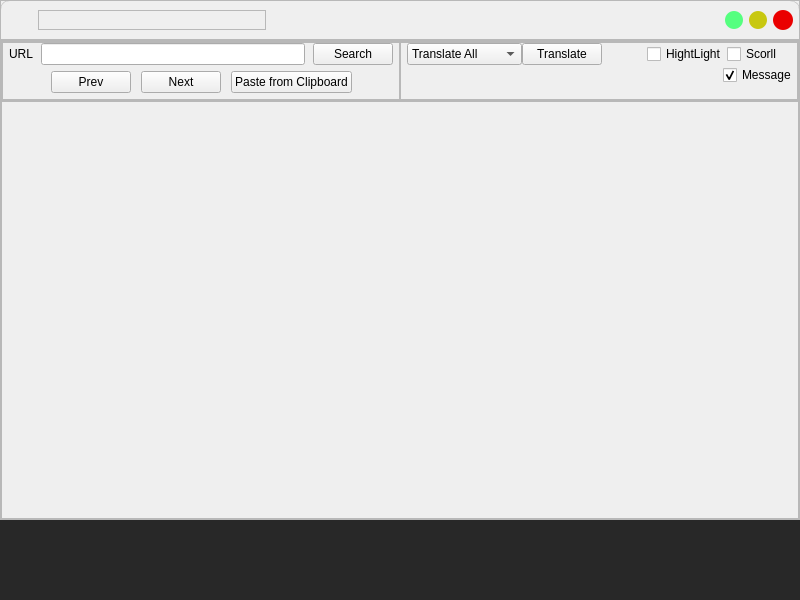
<?xml version="1.0" encoding="UTF-8"?>
<ui version="4.0">
 <class>MainWindow</class>
 <widget class="QMainWindow" name="MainWindow">
  <property name="geometry">
   <rect>
    <x>0</x>
    <y>0</y>
    <width>800</width>
    <height>600</height>
   </rect>
  </property>
  <property name="windowTitle">
   <string>MainWindow</string>
  </property>
  <property name="styleSheet">
   <string notr="true">/* main*/
#main_app {
	background-color: rgb(239, 239, 239);
	border: 1px solid #ccc ;
	border-radius: 10px;
}
/* header btn */
#main_app #app_close {
	background-color: rgb(234, 0, 0);
	border-radius: 10px;
}
#main_app #app_maximize {
	background-color: rgb(200, 200, 16);
	border-radius: 9px;
}
#main_app #app_minimize {
	background-color: rgb(85, 255, 127);
	border-radius: 9px;
}
/* hover close, maximize, minimize*/
#main_app #app_close:hover {
	background-color: rgba(234, 0, 0,128);
	border-radius: 10px;
}
#main_app #app_maximize:hover {
	background-color: rgba(200, 200, 16,128);
	border-radius: 9px;
}
#main_app #app_minimize:hover {
	background-color: rgba(85, 255, 127,128);
	border-radius: 9px;
}

/*footer */
#app_message {
	background-color: rgb(40, 40, 40);
    color: #74cf62;
    font-size: 10pt;
	border: 0px;
}</string>
  </property>
  <widget class="QWidget" name="centralwidget">
   <layout class="QVBoxLayout" name="verticalLayout">
    <property name="spacing">
     <number>0</number>
    </property>
    <property name="leftMargin">
     <number>0</number>
    </property>
    <property name="topMargin">
     <number>0</number>
    </property>
    <property name="rightMargin">
     <number>0</number>
    </property>
    <property name="bottomMargin">
     <number>0</number>
    </property>
    <item>
     <widget class="QWidget" name="main_app" native="true">
      <layout class="QVBoxLayout" name="verticalLayout_2">
       <property name="spacing">
        <number>0</number>
       </property>
       <property name="leftMargin">
        <number>0</number>
       </property>
       <property name="topMargin">
        <number>0</number>
       </property>
       <property name="rightMargin">
        <number>0</number>
       </property>
       <property name="bottomMargin">
        <number>0</number>
       </property>
       <item>
        <widget class="QFrame" name="header_frame">
         <property name="minimumSize">
          <size>
           <width>0</width>
           <height>40</height>
          </size>
         </property>
         <property name="maximumSize">
          <size>
           <width>16777215</width>
           <height>40</height>
          </size>
         </property>
         <property name="frameShape">
          <enum>QFrame::StyledPanel</enum>
         </property>
         <property name="frameShadow">
          <enum>QFrame::Raised</enum>
         </property>
         <layout class="QHBoxLayout" name="header_layouts">
          <property name="spacing">
           <number>6</number>
          </property>
          <property name="leftMargin">
           <number>6</number>
          </property>
          <property name="topMargin">
           <number>0</number>
          </property>
          <property name="rightMargin">
           <number>6</number>
          </property>
          <property name="bottomMargin">
           <number>0</number>
          </property>
          <item alignment="Qt::AlignVCenter">
           <widget class="QLabel" name="app_icon">
            <property name="minimumSize">
             <size>
              <width>25</width>
              <height>25</height>
             </size>
            </property>
            <property name="maximumSize">
             <size>
              <width>25</width>
              <height>25</height>
             </size>
            </property>
            <property name="text">
             <string/>
            </property>
            <property name="pixmap">
             <pixmap>assects/icon/logo.png</pixmap>
            </property>
            <property name="scaledContents">
             <bool>true</bool>
            </property>
           </widget>
          </item>
          <item alignment="Qt::AlignVCenter">
           <widget class="QFrame" name="app_menu_frame">
            <property name="minimumSize">
             <size>
              <width>228</width>
              <height>20</height>
             </size>
            </property>
            <property name="maximumSize">
             <size>
              <width>228</width>
              <height>16777215</height>
             </size>
            </property>
            <property name="frameShape">
             <enum>QFrame::StyledPanel</enum>
            </property>
            <property name="frameShadow">
             <enum>QFrame::Raised</enum>
            </property>
            <layout class="QHBoxLayout" name="app_menu_layouts">
             <property name="spacing">
              <number>0</number>
             </property>
             <property name="leftMargin">
              <number>0</number>
             </property>
             <property name="topMargin">
              <number>0</number>
             </property>
             <property name="rightMargin">
              <number>0</number>
             </property>
             <property name="bottomMargin">
              <number>0</number>
             </property>
            </layout>
           </widget>
          </item>
          <item>
           <spacer name="horizontalSpacer">
            <property name="orientation">
             <enum>Qt::Horizontal</enum>
            </property>
            <property name="sizeHint" stdset="0">
             <size>
              <width>40</width>
              <height>20</height>
             </size>
            </property>
           </spacer>
          </item>
          <item alignment="Qt::AlignVCenter">
           <widget class="QPushButton" name="app_minimize">
            <property name="minimumSize">
             <size>
              <width>0</width>
              <height>18</height>
             </size>
            </property>
            <property name="maximumSize">
             <size>
              <width>18</width>
              <height>18</height>
             </size>
            </property>
            <property name="text">
             <string/>
            </property>
           </widget>
          </item>
          <item alignment="Qt::AlignVCenter">
           <widget class="QPushButton" name="app_maximize">
            <property name="minimumSize">
             <size>
              <width>0</width>
              <height>18</height>
             </size>
            </property>
            <property name="maximumSize">
             <size>
              <width>18</width>
              <height>18</height>
             </size>
            </property>
            <property name="text">
             <string/>
            </property>
           </widget>
          </item>
          <item alignment="Qt::AlignVCenter">
           <widget class="QPushButton" name="app_close">
            <property name="minimumSize">
             <size>
              <width>0</width>
              <height>20</height>
             </size>
            </property>
            <property name="maximumSize">
             <size>
              <width>20</width>
              <height>20</height>
             </size>
            </property>
            <property name="text">
             <string/>
            </property>
           </widget>
          </item>
         </layout>
        </widget>
       </item>
       <item>
        <widget class="QFrame" name="content_frame">
         <property name="frameShape">
          <enum>QFrame::StyledPanel</enum>
         </property>
         <property name="frameShadow">
          <enum>QFrame::Raised</enum>
         </property>
         <layout class="QVBoxLayout" name="content_layouts">
          <property name="spacing">
           <number>0</number>
          </property>
          <property name="leftMargin">
           <number>0</number>
          </property>
          <property name="topMargin">
           <number>0</number>
          </property>
          <property name="rightMargin">
           <number>0</number>
          </property>
          <property name="bottomMargin">
           <number>0</number>
          </property>
          <item>
           <widget class="QFrame" name="content_title_frame">
            <property name="maximumSize">
             <size>
              <width>16777215</width>
              <height>60</height>
             </size>
            </property>
            <property name="frameShape">
             <enum>QFrame::StyledPanel</enum>
            </property>
            <property name="frameShadow">
             <enum>QFrame::Raised</enum>
            </property>
            <layout class="QHBoxLayout" name="horizontalLayout" stretch="1,1">
             <property name="spacing">
              <number>0</number>
             </property>
             <property name="leftMargin">
              <number>0</number>
             </property>
             <property name="topMargin">
              <number>0</number>
             </property>
             <property name="rightMargin">
              <number>0</number>
             </property>
             <property name="bottomMargin">
              <number>0</number>
             </property>
             <item>
              <widget class="QFrame" name="content_title_left">
               <property name="frameShape">
                <enum>QFrame::StyledPanel</enum>
               </property>
               <property name="frameShadow">
                <enum>QFrame::Raised</enum>
               </property>
               <layout class="QVBoxLayout" name="verticalLayout_3" stretch="1,1">
                <property name="spacing">
                 <number>0</number>
                </property>
                <property name="leftMargin">
                 <number>0</number>
                </property>
                <property name="topMargin">
                 <number>0</number>
                </property>
                <property name="rightMargin">
                 <number>0</number>
                </property>
                <property name="bottomMargin">
                 <number>0</number>
                </property>
                <item>
                 <layout class="QHBoxLayout" name="content_search_bottom">
                  <property name="spacing">
                   <number>8</number>
                  </property>
                  <property name="leftMargin">
                   <number>6</number>
                  </property>
                  <property name="rightMargin">
                   <number>6</number>
                  </property>
                  <item>
                   <widget class="QLabel" name="search_story_label">
                    <property name="text">
                     <string>URL</string>
                    </property>
                   </widget>
                  </item>
                  <item>
                   <widget class="QLineEdit" name="search_story_input"/>
                  </item>
                  <item>
                   <widget class="QPushButton" name="search_story_push">
                    <property name="text">
                     <string>Search</string>
                    </property>
                   </widget>
                  </item>
                 </layout>
                </item>
                <item>
                 <layout class="QHBoxLayout" name="content_search_top">
                  <property name="spacing">
                   <number>10</number>
                  </property>
                  <item>
                   <spacer name="horizontalSpacer_4">
                    <property name="orientation">
                     <enum>Qt::Horizontal</enum>
                    </property>
                    <property name="sizeHint" stdset="0">
                     <size>
                      <width>40</width>
                      <height>20</height>
                     </size>
                    </property>
                   </spacer>
                  </item>
                  <item alignment="Qt::AlignVCenter">
                   <widget class="QPushButton" name="search_prev_chapter">
                    <property name="text">
                     <string>Prev</string>
                    </property>
                   </widget>
                  </item>
                  <item alignment="Qt::AlignVCenter">
                   <widget class="QPushButton" name="search_next_chapter">
                    <property name="text">
                     <string>Next</string>
                    </property>
                   </widget>
                  </item>
                  <item alignment="Qt::AlignVCenter">
                   <widget class="QPushButton" name="search_paste_story">
                    <property name="text">
                     <string>Paste from Clipboard</string>
                    </property>
                   </widget>
                  </item>
                  <item>
                   <spacer name="horizontalSpacer_5">
                    <property name="orientation">
                     <enum>Qt::Horizontal</enum>
                    </property>
                    <property name="sizeHint" stdset="0">
                     <size>
                      <width>40</width>
                      <height>20</height>
                     </size>
                    </property>
                   </spacer>
                  </item>
                 </layout>
                </item>
               </layout>
              </widget>
             </item>
             <item>
              <widget class="QFrame" name="content_title_right">
               <property name="frameShape">
                <enum>QFrame::StyledPanel</enum>
               </property>
               <property name="frameShadow">
                <enum>QFrame::Raised</enum>
               </property>
               <layout class="QVBoxLayout" name="verticalLayout_4" stretch="1,1">
                <property name="spacing">
                 <number>0</number>
                </property>
                <property name="leftMargin">
                 <number>0</number>
                </property>
                <property name="topMargin">
                 <number>0</number>
                </property>
                <property name="rightMargin">
                 <number>0</number>
                </property>
                <property name="bottomMargin">
                 <number>0</number>
                </property>
                <item>
                 <layout class="QHBoxLayout" name="content_options_top">
                  <property name="spacing">
                   <number>0</number>
                  </property>
                  <property name="leftMargin">
                   <number>6</number>
                  </property>
                  <property name="rightMargin">
                   <number>6</number>
                  </property>
                  <item alignment="Qt::AlignLeft">
                   <widget class="QComboBox" name="translate_options">
                    <property name="maximumSize">
                     <size>
                      <width>115</width>
                      <height>16777215</height>
                     </size>
                    </property>
                    <item>
                     <property name="text">
                      <string>Translate All</string>
                     </property>
                    </item>
                    <item>
                     <property name="text">
                      <string>Translate VI</string>
                     </property>
                    </item>
                    <item>
                     <property name="text">
                      <string>Translate EN</string>
                     </property>
                    </item>
                    <item>
                     <property name="text">
                      <string>Translate EN-VI</string>
                     </property>
                    </item>
                    <item>
                     <property name="text">
                      <string>Translate VietPhrase</string>
                     </property>
                    </item>
                    <item>
                     <property name="text">
                      <string>Translate Han Viet</string>
                     </property>
                    </item>
                   </widget>
                  </item>
                  <item alignment="Qt::AlignLeft">
                   <widget class="QPushButton" name="translate_push">
                    <property name="text">
                     <string>Translate</string>
                    </property>
                   </widget>
                  </item>
                  <item>
                   <spacer name="horizontalSpacer_3">
                    <property name="orientation">
                     <enum>Qt::Horizontal</enum>
                    </property>
                    <property name="sizeHint" stdset="0">
                     <size>
                      <width>40</width>
                      <height>20</height>
                     </size>
                    </property>
                   </spacer>
                  </item>
                  <item alignment="Qt::AlignRight">
                   <widget class="QCheckBox" name="app_hightLight">
                    <property name="text">
                     <string>HightLight</string>
                    </property>
                   </widget>
                  </item>
                  <item alignment="Qt::AlignRight">
                   <widget class="QCheckBox" name="app_scroll">
                    <property name="minimumSize">
                     <size>
                      <width>64</width>
                      <height>0</height>
                     </size>
                    </property>
                    <property name="text">
                     <string>Scorll</string>
                    </property>
                   </widget>
                  </item>
                 </layout>
                </item>
                <item>
                 <layout class="QHBoxLayout" name="content_options_bottom">
                  <item>
                   <spacer name="horizontalSpacer_2">
                    <property name="orientation">
                     <enum>Qt::Horizontal</enum>
                    </property>
                    <property name="sizeHint" stdset="0">
                     <size>
                      <width>40</width>
                      <height>20</height>
                     </size>
                    </property>
                   </spacer>
                  </item>
                  <item alignment="Qt::AlignTop">
                   <widget class="QCheckBox" name="app_state_message">
                    <property name="text">
                     <string>Message</string>
                    </property>
                    <property name="checked">
                     <bool>true</bool>
                    </property>
                   </widget>
                  </item>
                 </layout>
                </item>
               </layout>
              </widget>
             </item>
            </layout>
           </widget>
          </item>
          <item>
           <widget class="QFrame" name="content_main_frame">
            <property name="frameShape">
             <enum>QFrame::StyledPanel</enum>
            </property>
            <property name="frameShadow">
             <enum>QFrame::Raised</enum>
            </property>
            <layout class="QVBoxLayout" name="content_main_layouts">
             <property name="spacing">
              <number>0</number>
             </property>
             <property name="leftMargin">
              <number>0</number>
             </property>
             <property name="topMargin">
              <number>0</number>
             </property>
             <property name="rightMargin">
              <number>0</number>
             </property>
             <property name="bottomMargin">
              <number>0</number>
             </property>
            </layout>
           </widget>
          </item>
         </layout>
        </widget>
       </item>
       <item>
        <widget class="QFrame" name="footer_frame">
         <property name="minimumSize">
          <size>
           <width>0</width>
           <height>80</height>
          </size>
         </property>
         <property name="maximumSize">
          <size>
           <width>16777215</width>
           <height>80</height>
          </size>
         </property>
         <layout class="QHBoxLayout" name="footer_layouts">
          <property name="spacing">
           <number>0</number>
          </property>
          <property name="leftMargin">
           <number>0</number>
          </property>
          <property name="topMargin">
           <number>0</number>
          </property>
          <property name="rightMargin">
           <number>0</number>
          </property>
          <property name="bottomMargin">
           <number>0</number>
          </property>
          <item>
           <widget class="QPlainTextEdit" name="app_message">
            <property name="verticalScrollBarPolicy">
             <enum>Qt::ScrollBarAsNeeded</enum>
            </property>
            <property name="horizontalScrollBarPolicy">
             <enum>Qt::ScrollBarAlwaysOff</enum>
            </property>
            <property name="sizeAdjustPolicy">
             <enum>QAbstractScrollArea::AdjustIgnored</enum>
            </property>
            <property name="readOnly">
             <bool>true</bool>
            </property>
           </widget>
          </item>
         </layout>
        </widget>
       </item>
      </layout>
     </widget>
    </item>
   </layout>
  </widget>
 </widget>
 <resources/>
 <connections/>
</ui>
